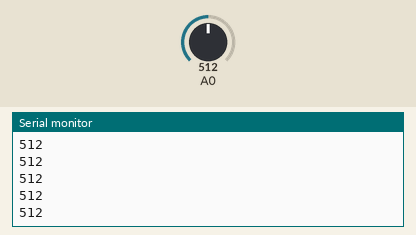
The sketch below on a simulated Arduino Uno, built with avr-gcc and run on an emulated ATmega328P. Shown: the last lines printed to the serial monitor. The test bench sets the inputs (shaded band); at power-on: A0 = 512.

Above: at 1.2 s.
1.3 s: A0 set to 716
At 1.56 s:
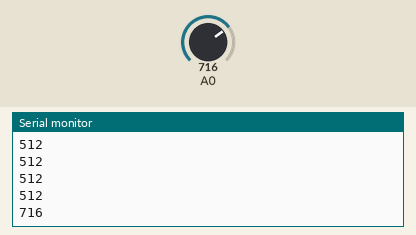
2.8 s: A0 set to 900
At 2.96 s:
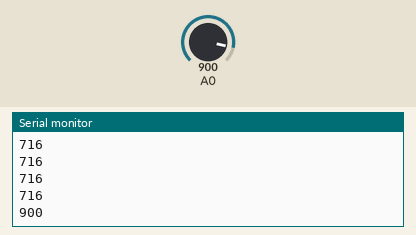
Timing chart, 0 to 5.8 s (numbered marks = the images above; inputs shaded):
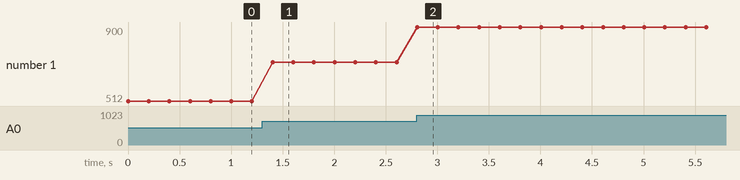

Measured:
- after the input at 1.3 s, the serial monitor: prints a new line after 0.10 s (image 1)
- after the input at 2.8 s, the serial monitor: prints a new line at once (image 2)
- plotted number 1: 512 → 716 after the input at 1.3 s, 716 → 900 after the input at 2.8 s

The sketch:

plantsensor.ino
```cpp
int sensorValue;

void setup()
{
    Serial.begin(9600);
}

void loop()
{
    sensorValue = analogRead(0);
    Serial.println(sensorValue, DEC);
    delay(200);
}
```
